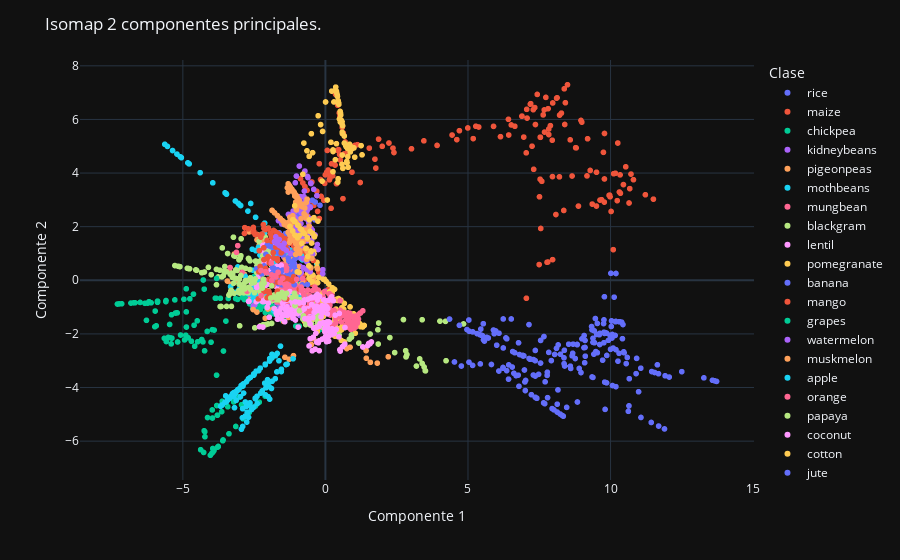

Notebook cell for this chart:
### Markdown cell above
# Isomap

Experimentación con los hiperparámetros (número de vecinos y componentes)

### Code cell
isomap_crop = Isomap(n_neighbors=2, n_components=2)
isomap_features = isomap_crop.fit_transform(data_standar)

fig = px.scatter(isomap_features,
                 x=0,
                 y=1,
                 color=data['label'],
                 labels={'color': 'Clase'})
fig.update_xaxes(title='Componente 1')
fig.update_yaxes(title='Componente 2')
fig.update_layout(title='Isomap 2 componentes principales.')
fig
